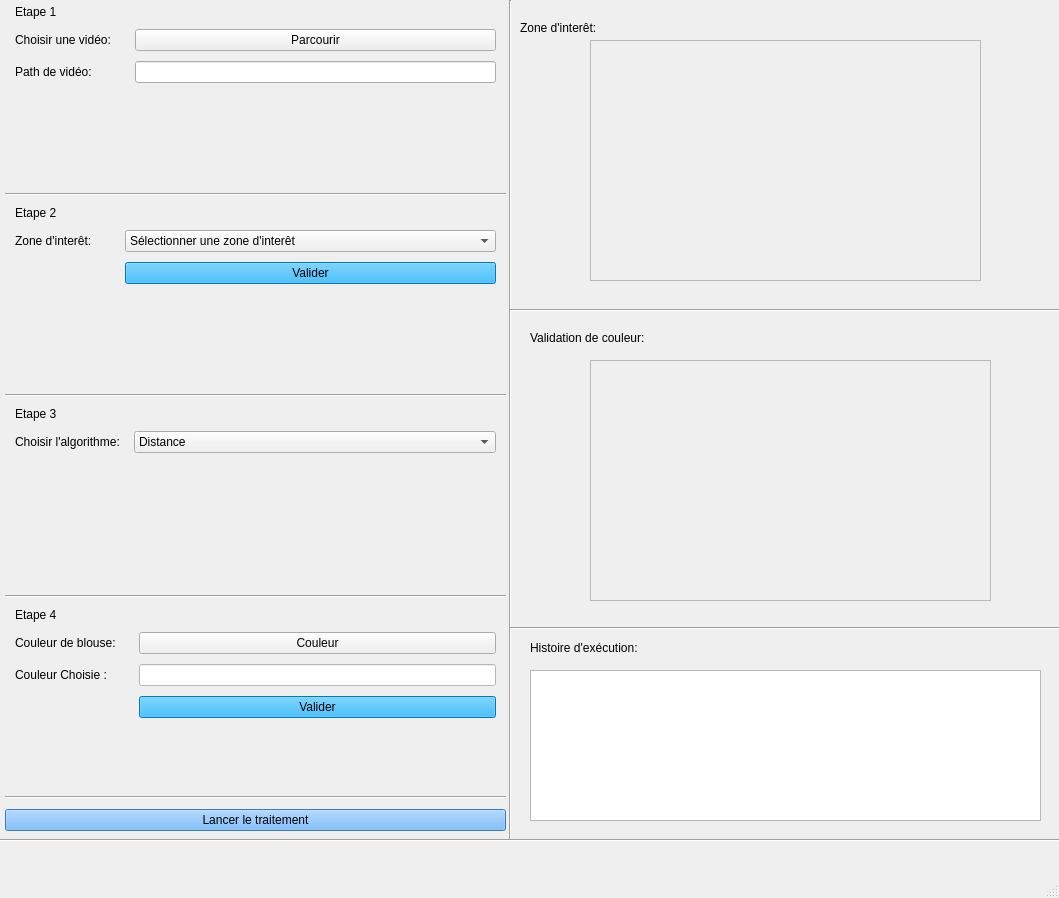
<?xml version="1.0" encoding="UTF-8"?>
<ui version="4.0">
 <class>MainWindow</class>
 <widget class="QMainWindow" name="MainWindow">
  <property name="geometry">
   <rect>
    <x>0</x>
    <y>0</y>
    <width>1059</width>
    <height>898</height>
   </rect>
  </property>
  <property name="sizePolicy">
   <sizepolicy hsizetype="Preferred" vsizetype="Preferred">
    <horstretch>0</horstretch>
    <verstretch>0</verstretch>
   </sizepolicy>
  </property>
  <property name="windowTitle">
   <string>MainWindow</string>
  </property>
  <widget class="QWidget" name="centralwidget">
   <widget class="QWidget" name="verticalLayoutWidget">
    <property name="geometry">
     <rect>
      <x>0</x>
      <y>0</y>
      <width>511</width>
      <height>841</height>
     </rect>
    </property>
    <layout class="QVBoxLayout" name="verticalLayout_gauche">
     <property name="spacing">
      <number>10</number>
     </property>
     <property name="leftMargin">
      <number>5</number>
     </property>
     <property name="topMargin">
      <number>5</number>
     </property>
     <property name="rightMargin">
      <number>5</number>
     </property>
     <property name="bottomMargin">
      <number>10</number>
     </property>
     <item>
      <layout class="QFormLayout" name="formLayout_etape1">
       <property name="leftMargin">
        <number>10</number>
       </property>
       <property name="rightMargin">
        <number>10</number>
       </property>
       <item row="2" column="0">
        <widget class="QLabel" name="label_choisir_video">
         <property name="locale">
          <locale language="French" country="France"/>
         </property>
         <property name="text">
          <string>Choisir une vidéo:    </string>
         </property>
        </widget>
       </item>
       <item row="2" column="1">
        <widget class="QPushButton" name="pushButton_parcourir">
         <property name="text">
          <string>Parcourir</string>
         </property>
        </widget>
       </item>
       <item row="3" column="0">
        <widget class="QLabel" name="label_path">
         <property name="text">
          <string>Path de vidéo: </string>
         </property>
        </widget>
       </item>
       <item row="3" column="1">
        <widget class="QLineEdit" name="lineEdit_path">
         <property name="readOnly">
          <bool>true</bool>
         </property>
        </widget>
       </item>
       <item row="1" column="0">
        <widget class="QLabel" name="label_etape1">
         <property name="styleSheet">
          <string notr="true">font: 75 16pt &quot;Calibri&quot;;</string>
         </property>
         <property name="text">
          <string>Etape 1</string>
         </property>
        </widget>
       </item>
      </layout>
     </item>
     <item>
      <widget class="Line" name="line_etape12">
       <property name="orientation">
        <enum>Qt::Horizontal</enum>
       </property>
      </widget>
     </item>
     <item>
      <layout class="QFormLayout" name="formLayout_etape2">
       <property name="sizeConstraint">
        <enum>QLayout::SetDefaultConstraint</enum>
       </property>
       <property name="leftMargin">
        <number>10</number>
       </property>
       <property name="rightMargin">
        <number>10</number>
       </property>
       <item row="1" column="0">
        <widget class="QLabel" name="label_zi">
         <property name="text">
          <string>Zone d'interêt:       </string>
         </property>
        </widget>
       </item>
       <item row="1" column="1">
        <widget class="QComboBox" name="comboBox_zone">
         <property name="layoutDirection">
          <enum>Qt::LeftToRight</enum>
         </property>
         <item>
          <property name="text">
           <string>Sélectionner une zone d'interêt</string>
          </property>
         </item>
         <item>
          <property name="text">
           <string>Consulter une zone d'interêt</string>
          </property>
         </item>
         <item>
          <property name="text">
           <string>Supprimer une zone d'interêt</string>
          </property>
         </item>
        </widget>
       </item>
       <item row="0" column="0">
        <widget class="QLabel" name="label_etape2">
         <property name="styleSheet">
          <string notr="true">font: 75 16pt &quot;Calibri&quot;;</string>
         </property>
         <property name="text">
          <string>Etape 2</string>
         </property>
        </widget>
       </item>
       <item row="2" column="1">
        <widget class="QPushButton" name="pushButton_zi">
         <property name="styleSheet">
          <string notr="true">background-color: rgb(0, 170, 255);</string>
         </property>
         <property name="text">
          <string>Valider</string>
         </property>
        </widget>
       </item>
      </layout>
     </item>
     <item>
      <widget class="Line" name="line_etape23">
       <property name="orientation">
        <enum>Qt::Horizontal</enum>
       </property>
      </widget>
     </item>
     <item>
      <layout class="QFormLayout" name="formLayout_etape3">
       <property name="sizeConstraint">
        <enum>QLayout::SetDefaultConstraint</enum>
       </property>
       <property name="leftMargin">
        <number>10</number>
       </property>
       <property name="rightMargin">
        <number>10</number>
       </property>
       <item row="0" column="0">
        <widget class="QLabel" name="label_etape3">
         <property name="styleSheet">
          <string notr="true">font: 75 16pt &quot;Calibri&quot;;</string>
         </property>
         <property name="text">
          <string>Etape 3</string>
         </property>
        </widget>
       </item>
       <item row="1" column="0">
        <widget class="QLabel" name="label_algo">
         <property name="text">
          <string>Choisir l'algorithme: </string>
         </property>
        </widget>
       </item>
       <item row="1" column="1">
        <widget class="QComboBox" name="comboBox_algo">
         <item>
          <property name="text">
           <string>Distance</string>
          </property>
         </item>
         <item>
          <property name="text">
           <string>Flot optique</string>
          </property>
         </item>
        </widget>
       </item>
      </layout>
     </item>
     <item>
      <widget class="Line" name="line_etape34">
       <property name="orientation">
        <enum>Qt::Horizontal</enum>
       </property>
      </widget>
     </item>
     <item>
      <layout class="QFormLayout" name="formLayout_etape4">
       <property name="leftMargin">
        <number>10</number>
       </property>
       <property name="rightMargin">
        <number>10</number>
       </property>
       <property name="bottomMargin">
        <number>10</number>
       </property>
       <item row="0" column="0">
        <widget class="QLabel" name="label_etape4">
         <property name="styleSheet">
          <string notr="true">font: 75 16pt &quot;Calibri&quot;;</string>
         </property>
         <property name="text">
          <string>Etape 4</string>
         </property>
        </widget>
       </item>
       <item row="1" column="0">
        <widget class="QLabel" name="label_couleur_operateur">
         <property name="text">
          <string>Couleur de blouse:    </string>
         </property>
        </widget>
       </item>
       <item row="1" column="1">
        <widget class="QPushButton" name="pushButton_choisir_couleur">
         <property name="text">
          <string>Couleur</string>
         </property>
        </widget>
       </item>
       <item row="2" column="0">
        <widget class="QLabel" name="label_couleur_afficher">
         <property name="text">
          <string>Couleur Choisie :</string>
         </property>
        </widget>
       </item>
       <item row="2" column="1">
        <widget class="QLineEdit" name="lineEdit_couleur_choisie">
         <property name="styleSheet">
          <string notr="true">background-color: rgb(255, 255, 255);</string>
         </property>
         <property name="readOnly">
          <bool>true</bool>
         </property>
        </widget>
       </item>
       <item row="4" column="1">
        <widget class="QPushButton" name="pushButton_valider_couleur">
         <property name="styleSheet">
          <string notr="true">background-color: rgb(0, 170, 255);</string>
         </property>
         <property name="text">
          <string>Valider</string>
         </property>
        </widget>
       </item>
      </layout>
     </item>
     <item>
      <widget class="Line" name="line_etape4">
       <property name="font">
        <font>
         <family>Agency FB</family>
         <pointsize>16</pointsize>
         <weight>9</weight>
         <italic>false</italic>
         <bold>false</bold>
        </font>
       </property>
       <property name="styleSheet">
        <string notr="true">font: 75 16pt &quot;Agency FB&quot;;</string>
       </property>
       <property name="orientation">
        <enum>Qt::Horizontal</enum>
       </property>
      </widget>
     </item>
     <item>
      <widget class="QPushButton" name="pushButton_lancer">
       <property name="sizePolicy">
        <sizepolicy hsizetype="Minimum" vsizetype="Fixed">
         <horstretch>0</horstretch>
         <verstretch>0</verstretch>
        </sizepolicy>
       </property>
       <property name="styleSheet">
        <string notr="true">background-color: rgb(85, 170, 255);</string>
       </property>
       <property name="text">
        <string>Lancer le traitement</string>
       </property>
      </widget>
     </item>
    </layout>
   </widget>
   <widget class="QFrame" name="zone_frame">
    <property name="geometry">
     <rect>
      <x>590</x>
      <y>40</y>
      <width>391</width>
      <height>241</height>
     </rect>
    </property>
    <property name="frameShape">
     <enum>QFrame::StyledPanel</enum>
    </property>
    <property name="frameShadow">
     <enum>QFrame::Raised</enum>
    </property>
    <widget class="QLabel" name="label_zi_img">
     <property name="geometry">
      <rect>
       <x>0</x>
       <y>0</y>
       <width>391</width>
       <height>241</height>
      </rect>
     </property>
     <property name="text">
      <string/>
     </property>
    </widget>
   </widget>
   <widget class="QFrame" name="couleur_frame">
    <property name="geometry">
     <rect>
      <x>590</x>
      <y>360</y>
      <width>401</width>
      <height>241</height>
     </rect>
    </property>
    <property name="frameShape">
     <enum>QFrame::StyledPanel</enum>
    </property>
    <property name="frameShadow">
     <enum>QFrame::Raised</enum>
    </property>
    <widget class="QLabel" name="label_valider_operateur">
     <property name="geometry">
      <rect>
       <x>1</x>
       <y>4</y>
       <width>391</width>
       <height>231</height>
      </rect>
     </property>
     <property name="text">
      <string/>
     </property>
    </widget>
   </widget>
   <widget class="QLabel" name="label_zone">
    <property name="geometry">
     <rect>
      <x>520</x>
      <y>20</y>
      <width>121</width>
      <height>16</height>
     </rect>
    </property>
    <property name="text">
     <string>Zone d'interêt:</string>
    </property>
   </widget>
   <widget class="QLabel" name="label_couleur">
    <property name="geometry">
     <rect>
      <x>530</x>
      <y>330</y>
      <width>181</width>
      <height>16</height>
     </rect>
    </property>
    <property name="text">
     <string>Validation de couleur:</string>
    </property>
   </widget>
   <widget class="Line" name="line_middle">
    <property name="geometry">
     <rect>
      <x>490</x>
      <y>0</y>
      <width>41</width>
      <height>841</height>
     </rect>
    </property>
    <property name="orientation">
     <enum>Qt::Vertical</enum>
    </property>
   </widget>
   <widget class="Line" name="line_zone">
    <property name="geometry">
     <rect>
      <x>510</x>
      <y>300</y>
      <width>581</width>
      <height>20</height>
     </rect>
    </property>
    <property name="orientation">
     <enum>Qt::Horizontal</enum>
    </property>
   </widget>
   <widget class="Line" name="line_bas">
    <property name="geometry">
     <rect>
      <x>-10</x>
      <y>830</y>
      <width>1091</width>
      <height>20</height>
     </rect>
    </property>
    <property name="orientation">
     <enum>Qt::Horizontal</enum>
    </property>
   </widget>
   <widget class="Line" name="line_couleur">
    <property name="geometry">
     <rect>
      <x>510</x>
      <y>620</y>
      <width>561</width>
      <height>16</height>
     </rect>
    </property>
    <property name="orientation">
     <enum>Qt::Horizontal</enum>
    </property>
   </widget>
   <widget class="QPlainTextEdit" name="plainTextEdit_histoire">
    <property name="geometry">
     <rect>
      <x>530</x>
      <y>670</y>
      <width>511</width>
      <height>151</height>
     </rect>
    </property>
   </widget>
   <widget class="QLabel" name="label_histoire">
    <property name="geometry">
     <rect>
      <x>530</x>
      <y>640</y>
      <width>191</width>
      <height>16</height>
     </rect>
    </property>
    <property name="text">
     <string>Histoire d'exécution:</string>
    </property>
   </widget>
  </widget>
  <widget class="QMenuBar" name="menubar">
   <property name="geometry">
    <rect>
     <x>0</x>
     <y>0</y>
     <width>1059</width>
     <height>26</height>
    </rect>
   </property>
  </widget>
  <widget class="QStatusBar" name="statusBar"/>
 </widget>
 <resources/>
 <connections/>
</ui>
